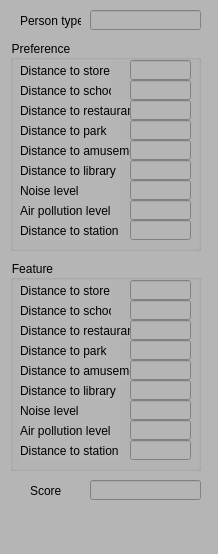
<?xml version="1.0" encoding="UTF-8"?>
<ui version="4.0">
 <class>ControlWidget</class>
 <widget class="QDockWidget" name="ControlWidget">
  <property name="geometry">
   <rect>
    <x>0</x>
    <y>0</y>
    <width>218</width>
    <height>554</height>
   </rect>
  </property>
  <property name="minimumSize">
   <size>
    <width>218</width>
    <height>240</height>
   </size>
  </property>
  <property name="styleSheet">
   <string notr="true">background-color: rgb(181, 181, 181);</string>
  </property>
  <widget class="QWidget" name="dockWidgetContents">
   <widget class="QGroupBox" name="groupBox">
    <property name="geometry">
     <rect>
      <x>10</x>
      <y>260</y>
      <width>191</width>
      <height>211</height>
     </rect>
    </property>
    <property name="title">
     <string>Feature</string>
    </property>
    <widget class="QLabel" name="label">
     <property name="geometry">
      <rect>
       <x>10</x>
       <y>20</y>
       <width>91</width>
       <height>21</height>
      </rect>
     </property>
     <property name="text">
      <string>Distance to store</string>
     </property>
    </widget>
    <widget class="QLineEdit" name="lineEditFeature0">
     <property name="geometry">
      <rect>
       <x>120</x>
       <y>20</y>
       <width>61</width>
       <height>20</height>
      </rect>
     </property>
     <property name="alignment">
      <set>Qt::AlignRight|Qt::AlignTrailing|Qt::AlignVCenter</set>
     </property>
    </widget>
    <widget class="QLabel" name="label_3">
     <property name="geometry">
      <rect>
       <x>10</x>
       <y>40</y>
       <width>91</width>
       <height>21</height>
      </rect>
     </property>
     <property name="text">
      <string>Distance to school</string>
     </property>
    </widget>
    <widget class="QLineEdit" name="lineEditFeature1">
     <property name="geometry">
      <rect>
       <x>120</x>
       <y>40</y>
       <width>61</width>
       <height>20</height>
      </rect>
     </property>
     <property name="alignment">
      <set>Qt::AlignRight|Qt::AlignTrailing|Qt::AlignVCenter</set>
     </property>
    </widget>
    <widget class="QLabel" name="label_7">
     <property name="geometry">
      <rect>
       <x>10</x>
       <y>60</y>
       <width>111</width>
       <height>21</height>
      </rect>
     </property>
     <property name="text">
      <string>Distance to restaurant</string>
     </property>
    </widget>
    <widget class="QLineEdit" name="lineEditFeature2">
     <property name="geometry">
      <rect>
       <x>120</x>
       <y>60</y>
       <width>61</width>
       <height>20</height>
      </rect>
     </property>
     <property name="alignment">
      <set>Qt::AlignRight|Qt::AlignTrailing|Qt::AlignVCenter</set>
     </property>
    </widget>
    <widget class="QLabel" name="label_8">
     <property name="geometry">
      <rect>
       <x>10</x>
       <y>80</y>
       <width>101</width>
       <height>21</height>
      </rect>
     </property>
     <property name="text">
      <string>Distance to park</string>
     </property>
    </widget>
    <widget class="QLineEdit" name="lineEditFeature3">
     <property name="geometry">
      <rect>
       <x>120</x>
       <y>80</y>
       <width>61</width>
       <height>20</height>
      </rect>
     </property>
     <property name="alignment">
      <set>Qt::AlignRight|Qt::AlignTrailing|Qt::AlignVCenter</set>
     </property>
    </widget>
    <widget class="QLabel" name="label_9">
     <property name="geometry">
      <rect>
       <x>10</x>
       <y>100</y>
       <width>111</width>
       <height>21</height>
      </rect>
     </property>
     <property name="text">
      <string>Distance to amusement</string>
     </property>
    </widget>
    <widget class="QLineEdit" name="lineEditFeature4">
     <property name="geometry">
      <rect>
       <x>120</x>
       <y>100</y>
       <width>61</width>
       <height>20</height>
      </rect>
     </property>
     <property name="alignment">
      <set>Qt::AlignRight|Qt::AlignTrailing|Qt::AlignVCenter</set>
     </property>
    </widget>
    <widget class="QLabel" name="label_10">
     <property name="geometry">
      <rect>
       <x>10</x>
       <y>120</y>
       <width>101</width>
       <height>21</height>
      </rect>
     </property>
     <property name="text">
      <string>Distance to library</string>
     </property>
    </widget>
    <widget class="QLabel" name="label_11">
     <property name="geometry">
      <rect>
       <x>10</x>
       <y>140</y>
       <width>101</width>
       <height>21</height>
      </rect>
     </property>
     <property name="text">
      <string>Noise level</string>
     </property>
    </widget>
    <widget class="QLabel" name="label_12">
     <property name="geometry">
      <rect>
       <x>10</x>
       <y>160</y>
       <width>101</width>
       <height>21</height>
      </rect>
     </property>
     <property name="text">
      <string>Air pollution level</string>
     </property>
    </widget>
    <widget class="QLineEdit" name="lineEditFeature5">
     <property name="geometry">
      <rect>
       <x>120</x>
       <y>120</y>
       <width>61</width>
       <height>20</height>
      </rect>
     </property>
     <property name="alignment">
      <set>Qt::AlignRight|Qt::AlignTrailing|Qt::AlignVCenter</set>
     </property>
    </widget>
    <widget class="QLineEdit" name="lineEditFeature6">
     <property name="geometry">
      <rect>
       <x>120</x>
       <y>140</y>
       <width>61</width>
       <height>20</height>
      </rect>
     </property>
     <property name="alignment">
      <set>Qt::AlignRight|Qt::AlignTrailing|Qt::AlignVCenter</set>
     </property>
    </widget>
    <widget class="QLineEdit" name="lineEditFeature7">
     <property name="geometry">
      <rect>
       <x>120</x>
       <y>160</y>
       <width>61</width>
       <height>20</height>
      </rect>
     </property>
     <property name="alignment">
      <set>Qt::AlignRight|Qt::AlignTrailing|Qt::AlignVCenter</set>
     </property>
    </widget>
    <widget class="QLineEdit" name="lineEditFeature8">
     <property name="geometry">
      <rect>
       <x>120</x>
       <y>180</y>
       <width>61</width>
       <height>20</height>
      </rect>
     </property>
     <property name="alignment">
      <set>Qt::AlignRight|Qt::AlignTrailing|Qt::AlignVCenter</set>
     </property>
    </widget>
    <widget class="QLabel" name="label_20">
     <property name="geometry">
      <rect>
       <x>10</x>
       <y>180</y>
       <width>101</width>
       <height>21</height>
      </rect>
     </property>
     <property name="text">
      <string>Distance to station</string>
     </property>
    </widget>
   </widget>
   <widget class="QGroupBox" name="groupBox_2">
    <property name="geometry">
     <rect>
      <x>10</x>
      <y>40</y>
      <width>191</width>
      <height>211</height>
     </rect>
    </property>
    <property name="title">
     <string>Preference</string>
    </property>
    <widget class="QLineEdit" name="lineEditPreference3">
     <property name="geometry">
      <rect>
       <x>120</x>
       <y>80</y>
       <width>61</width>
       <height>20</height>
      </rect>
     </property>
     <property name="alignment">
      <set>Qt::AlignRight|Qt::AlignTrailing|Qt::AlignVCenter</set>
     </property>
    </widget>
    <widget class="QLabel" name="label_4">
     <property name="geometry">
      <rect>
       <x>10</x>
       <y>40</y>
       <width>91</width>
       <height>21</height>
      </rect>
     </property>
     <property name="text">
      <string>Distance to school</string>
     </property>
    </widget>
    <widget class="QLabel" name="label_13">
     <property name="geometry">
      <rect>
       <x>10</x>
       <y>60</y>
       <width>111</width>
       <height>21</height>
      </rect>
     </property>
     <property name="text">
      <string>Distance to restaurant</string>
     </property>
    </widget>
    <widget class="QLineEdit" name="lineEditPreference2">
     <property name="geometry">
      <rect>
       <x>120</x>
       <y>60</y>
       <width>61</width>
       <height>20</height>
      </rect>
     </property>
     <property name="alignment">
      <set>Qt::AlignRight|Qt::AlignTrailing|Qt::AlignVCenter</set>
     </property>
    </widget>
    <widget class="QLabel" name="label_14">
     <property name="geometry">
      <rect>
       <x>10</x>
       <y>100</y>
       <width>111</width>
       <height>21</height>
      </rect>
     </property>
     <property name="text">
      <string>Distance to amusement</string>
     </property>
    </widget>
    <widget class="QLineEdit" name="lineEditPreference7">
     <property name="geometry">
      <rect>
       <x>120</x>
       <y>160</y>
       <width>61</width>
       <height>20</height>
      </rect>
     </property>
     <property name="alignment">
      <set>Qt::AlignRight|Qt::AlignTrailing|Qt::AlignVCenter</set>
     </property>
    </widget>
    <widget class="QLabel" name="label_16">
     <property name="geometry">
      <rect>
       <x>10</x>
       <y>140</y>
       <width>101</width>
       <height>21</height>
      </rect>
     </property>
     <property name="text">
      <string>Noise level</string>
     </property>
    </widget>
    <widget class="QLineEdit" name="lineEditPreference4">
     <property name="geometry">
      <rect>
       <x>120</x>
       <y>100</y>
       <width>61</width>
       <height>20</height>
      </rect>
     </property>
     <property name="alignment">
      <set>Qt::AlignRight|Qt::AlignTrailing|Qt::AlignVCenter</set>
     </property>
    </widget>
    <widget class="QLabel" name="label_15">
     <property name="geometry">
      <rect>
       <x>10</x>
       <y>120</y>
       <width>101</width>
       <height>21</height>
      </rect>
     </property>
     <property name="text">
      <string>Distance to library</string>
     </property>
    </widget>
    <widget class="QLabel" name="label_18">
     <property name="geometry">
      <rect>
       <x>10</x>
       <y>160</y>
       <width>101</width>
       <height>21</height>
      </rect>
     </property>
     <property name="text">
      <string>Air pollution level</string>
     </property>
    </widget>
    <widget class="QLineEdit" name="lineEditPreference0">
     <property name="geometry">
      <rect>
       <x>120</x>
       <y>20</y>
       <width>61</width>
       <height>20</height>
      </rect>
     </property>
     <property name="alignment">
      <set>Qt::AlignRight|Qt::AlignTrailing|Qt::AlignVCenter</set>
     </property>
    </widget>
    <widget class="QLineEdit" name="lineEditPreference1">
     <property name="geometry">
      <rect>
       <x>120</x>
       <y>40</y>
       <width>61</width>
       <height>20</height>
      </rect>
     </property>
     <property name="alignment">
      <set>Qt::AlignRight|Qt::AlignTrailing|Qt::AlignVCenter</set>
     </property>
    </widget>
    <widget class="QLineEdit" name="lineEditPreference5">
     <property name="geometry">
      <rect>
       <x>120</x>
       <y>120</y>
       <width>61</width>
       <height>20</height>
      </rect>
     </property>
     <property name="alignment">
      <set>Qt::AlignRight|Qt::AlignTrailing|Qt::AlignVCenter</set>
     </property>
    </widget>
    <widget class="QLabel" name="label_5">
     <property name="geometry">
      <rect>
       <x>10</x>
       <y>20</y>
       <width>91</width>
       <height>21</height>
      </rect>
     </property>
     <property name="text">
      <string>Distance to store</string>
     </property>
    </widget>
    <widget class="QLineEdit" name="lineEditPreference6">
     <property name="geometry">
      <rect>
       <x>120</x>
       <y>140</y>
       <width>61</width>
       <height>20</height>
      </rect>
     </property>
     <property name="alignment">
      <set>Qt::AlignRight|Qt::AlignTrailing|Qt::AlignVCenter</set>
     </property>
    </widget>
    <widget class="QLabel" name="label_17">
     <property name="geometry">
      <rect>
       <x>10</x>
       <y>80</y>
       <width>101</width>
       <height>21</height>
      </rect>
     </property>
     <property name="text">
      <string>Distance to park</string>
     </property>
    </widget>
    <widget class="QLineEdit" name="lineEditPreference8">
     <property name="geometry">
      <rect>
       <x>120</x>
       <y>180</y>
       <width>61</width>
       <height>20</height>
      </rect>
     </property>
     <property name="alignment">
      <set>Qt::AlignRight|Qt::AlignTrailing|Qt::AlignVCenter</set>
     </property>
    </widget>
    <widget class="QLabel" name="label_19">
     <property name="geometry">
      <rect>
       <x>10</x>
       <y>180</y>
       <width>101</width>
       <height>21</height>
      </rect>
     </property>
     <property name="text">
      <string>Distance to station</string>
     </property>
    </widget>
   </widget>
   <widget class="QLabel" name="label_2">
    <property name="geometry">
     <rect>
      <x>20</x>
      <y>10</y>
      <width>61</width>
      <height>21</height>
     </rect>
    </property>
    <property name="text">
     <string>Person type</string>
    </property>
   </widget>
   <widget class="QLineEdit" name="lineEditPersonType">
    <property name="geometry">
     <rect>
      <x>90</x>
      <y>10</y>
      <width>111</width>
      <height>20</height>
     </rect>
    </property>
    <property name="alignment">
     <set>Qt::AlignRight|Qt::AlignTrailing|Qt::AlignVCenter</set>
    </property>
   </widget>
   <widget class="QLabel" name="label_6">
    <property name="geometry">
     <rect>
      <x>30</x>
      <y>480</y>
      <width>61</width>
      <height>21</height>
     </rect>
    </property>
    <property name="text">
     <string>Score</string>
    </property>
   </widget>
   <widget class="QLineEdit" name="lineEditScore">
    <property name="geometry">
     <rect>
      <x>90</x>
      <y>480</y>
      <width>111</width>
      <height>20</height>
     </rect>
    </property>
    <property name="alignment">
     <set>Qt::AlignRight|Qt::AlignTrailing|Qt::AlignVCenter</set>
    </property>
   </widget>
  </widget>
 </widget>
 <tabstops>
  <tabstop>lineEditFeature0</tabstop>
  <tabstop>lineEditFeature1</tabstop>
  <tabstop>lineEditFeature2</tabstop>
 </tabstops>
 <resources/>
 <connections/>
</ui>
